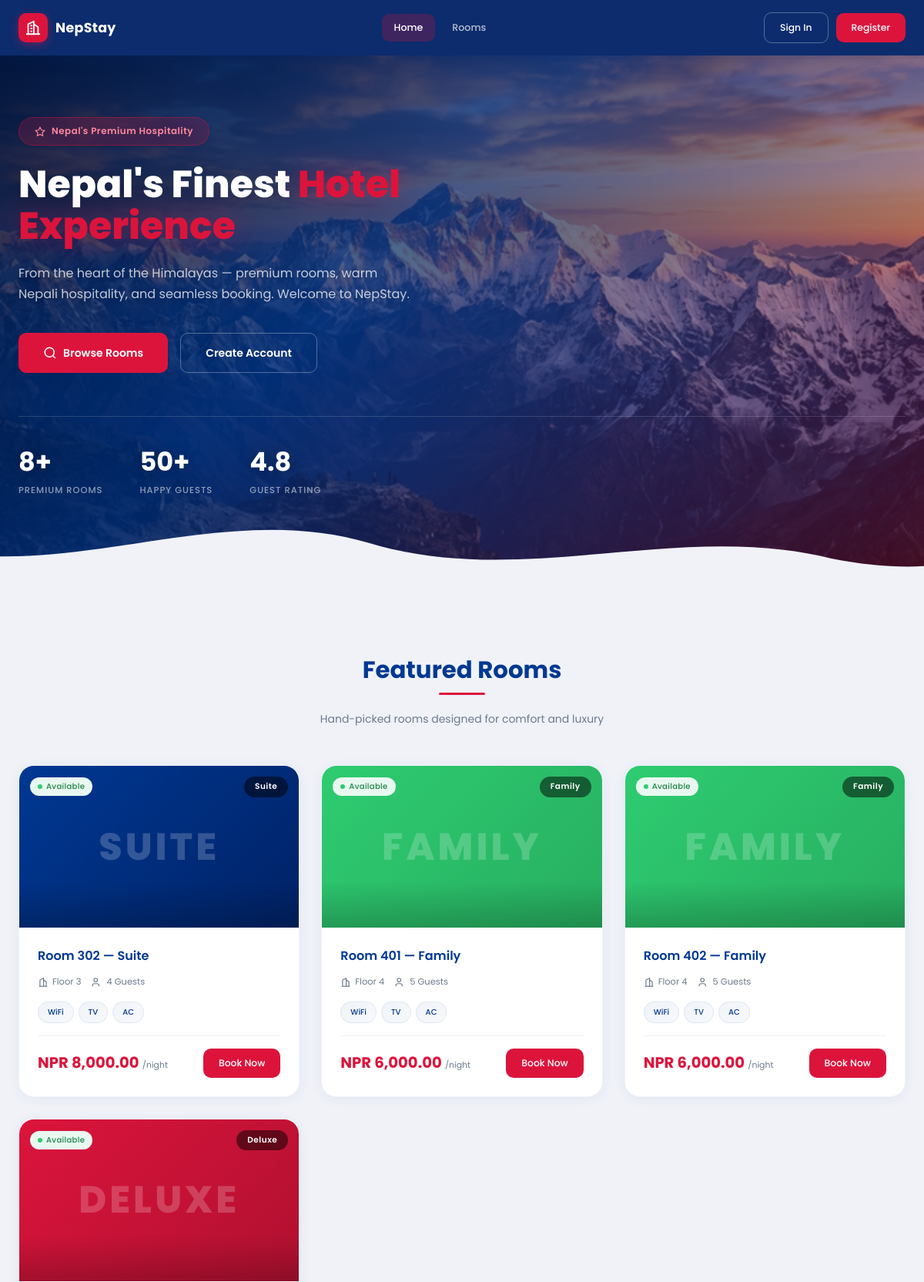
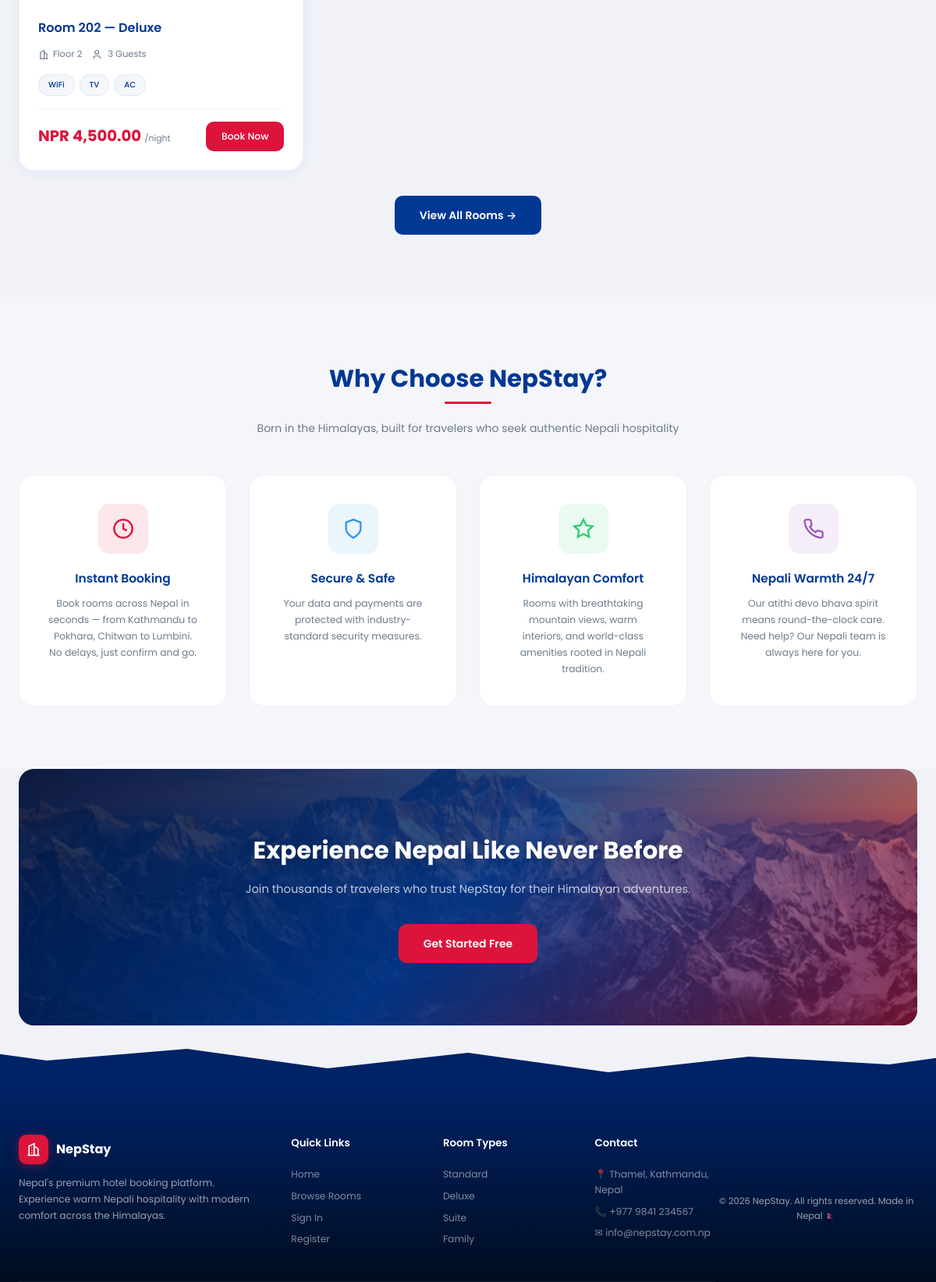
The page / on the database its author committed (2 pictures, top to bottom).
### tables this page shows
CREATE TABLE rooms (
    id INT AUTO_INCREMENT PRIMARY KEY,
    room_number VARCHAR(10) UNIQUE NOT NULL,
    type ENUM('Standard','Deluxe','Suite','Family') NOT NULL DEFAULT 'Standard',
    floor INT DEFAULT 1,
    price DECIMAL(10,2) NOT NULL,
    max_guests INT DEFAULT 2,
    description TEXT,
    amenities VARCHAR(500) DEFAULT NULL,
    status ENUM('Available','Occupied','Maintenance','Reserved') DEFAULT 'Available',
    image VARCHAR(255) DEFAULT NULL,
    created_at TIMESTAMP DEFAULT CURRENT_TIMESTAMP,
    updated_at TIMESTAMP DEFAULT CURRENT_TIMESTAMP ON UPDATE CURRENT_TIMESTAMP
);

### includes/auth.php (called while the page is built, shortened)
<?php
require_once __DIR__ . '/db.php';
function is_customer_logged_in() {
    return isset($_SESSION['customer_id']);
}

### includes/db.php (called while the page is built, shortened)
<?php
$conn = new mysqli(DB_HOST, DB_USER, DB_PASS, DB_NAME);
$conn->set_charset('utf8mb4');
function db_query($sql, $types = '', $params = []) {
    global $conn;
    if (empty($types)) {
        return $conn->query($sql);
    }
    $stmt = $conn->prepare($sql);
    $stmt->bind_param($types, ...$params);
    $stmt->execute();
    $result = $stmt->get_result();
    return $result;
}
function db_fetch($sql, $types = '', $params = []) {
    $result = db_query($sql, $types, $params);
    if ($result instanceof mysqli_result) {
        return $result->fetch_assoc();
    }
    return null;
}
function db_fetch_all($sql, $types = '', $params = []) {
    $result = db_query($sql, $types, $params);
    if ($result instanceof mysqli_result) {
        return $result->fetch_all(MYSQLI_ASSOC);
    }
    return [];
}
function db_value($sql, $types = '', $params = []) {
    $row = db_fetch($sql, $types, $params);
    return $row ? reset($row) : null;
}

### includes/functions.php (called while the page is built, shortened)
<?php
function format_currency($amount) {
    return 'NPR ' . number_format((float)$amount, 2);
}
function e($str) {
    return htmlspecialchars($str ?? '', ENT_QUOTES, 'UTF-8');
}

### index.php (the view, shortened to what this page needs)
<?php
require_once 'includes/customer_header.php';
$featuredRooms = db_fetch_all("SELECT * FROM rooms WHERE status = 'Available' ORDER BY price DESC LIMIT 4");
$totalRooms = db_value("SELECT COUNT(*) FROM rooms");
$happyGuests = db_value("SELECT COUNT(DISTINCT customer_id) FROM bookings WHERE status = 'Checked-Out'");
$typeGradients = [
    'Standard' => 'linear-gradient(135deg, #3498DB, #2471A3)',
    'Deluxe'   => 'linear-gradient(135deg, #DC143C, #B01030)',
    'Suite'    => 'linear-gradient(135deg, #003893, #002266)',
    'Family'   => 'linear-gradient(135deg, #2ECC71, #27AE60)',
];
?>
<section class="c-hero">
    <div class="c-hero-content">
        <div class="c-hero-tag">
            <svg width="14" height="14" viewBox="0 0 24 24" fill="none" stroke="currentColor" stroke-width="2"><polygon points="12 2 15.09 8.26 22 9.27 17 14.14 18.18 21.02 12 17.77 5.82 21.02 7 14.14 2 9.27 8.91 8.26 12 2"/></svg>
            Nepal's Premium Hospitality
        </div>
        <h1>Nepal's Finest <span>Hotel Experience</span></h1>
        <p>From the heart of the Himalayas — premium rooms, warm Nepali hospitality, and seamless booking. Welcome to NepStay.</p>
        <div class="c-hero-actions">
            <a href="customer/rooms.php" class="c-btn c-btn-accent c-btn-lg">
                <svg width="18" height="18" viewBox="0 0 24 24" fill="none" stroke="currentColor" stroke-width="2"><circle cx="11" cy="11" r="8"/><line x1="21" y1="21" x2="16.65" y2="16.65"/></svg>
                Browse Rooms
            </a>
            <?php if (!$isLoggedIn): ?>
            <a href="register.php" class="c-btn c-btn-outline-light c-btn-lg">Create Account</a>
            <?php endif; ?>
        </div>
        <div class="c-hero-stats">
            <div class="c-hero-stat">
                <div class="c-hero-stat-value"><?php echo $totalRooms; ?>+</div>
                <div class="c-hero-stat-label">Premium Rooms</div>
            </div>
            <div class="c-hero-stat">
                <div class="c-hero-stat-value"><?php echo max($happyGuests, 50); ?>+</div>
                <div class="c-hero-stat-label">Happy Guests</div>
            </div>
            <div class="c-hero-stat">
                <div class="c-hero-stat-value">4.8</div>
                <div class="c-hero-stat-label">Guest Rating</div>
            </div>
        </div>
    </div>
</section>
<section class="c-section">
    <div class="c-section-header">
        <h2>Featured Rooms</h2>
        <p>Hand-picked rooms designed for comfort and luxury</p>
    </div>
    <div class="c-rooms-grid">
        <?php foreach ($featuredRooms as $room): ?>
        <div class="c-room-card">
            <div class="c-room-img" style="background: <?php echo $typeGradients[$room['type']] ?? $typeGradients['Standard']; ?>">
                <span class="c-room-img-inner"><?php echo e($room['type']); ?></span>
                <div class="c-room-badge">
                    <span class="badge badge-success"><span class="badge-dot"></span> Available</span>
                </div>
                <span class="c-room-type-badge"><?php echo e($room['type']); ?></span>
            </div>
            <div class="c-room-info">
                <div class="c-room-name">Room <?php echo e($room['room_number']); ?> — <?php echo e($room['type']); ?></div>
                <div class="c-room-features">
                    <span class="c-room-feature">
                        <svg width="14" height="14" viewBox="0 0 24 24" fill="none" stroke="currentColor" stroke-width="2"><path d="M3 21h18"/><path d="M5 21V7l8-4v18"/><path d="M19 21V11l-6-4"/></svg>
                        Floor <?php echo e($room['floor']); ?>
                    </span>
                    <span class="c-room-feature">
                        <svg width="14" height="14" viewBox="0 0 24 24" fill="none" stroke="currentColor" stroke-width="2"><path d="M16 21v-2a4 4 0 0 0-4-4H6a4 4 0 0 0-4 4v2"/><circle cx="9" cy="7" r="4"/></svg>
                        <?php echo e($room['max_guests']); ?> Guests
                    </span>
                </div>
                <?php if ($room['amenities']): ?>
                <div class="c-room-amenities">
                    <?php foreach (array_slice(explode(',', $room['amenities']), 0, 3) as $a): ?>
                    <span class="c-amenity-tag"><?php echo e(trim($a)); ?></span>
                    <?php endforeach; ?>
                </div>
                <?php endif; ?>
                <div class="c-room-footer">
                    <div class="c-room-price"><?php echo format_currency($room['price']); ?> <span>/night</span></div>
                    <a href="customer/book.php?room_id=<?php echo $room['id']; ?>" class="c-btn c-btn-accent">Book Now</a>
                </div>
            </div>
        </div>
        <?php endforeach; ?>
    </div>
    <div style="text-align:center;margin-top:32px;">
        <a href="customer/rooms.php" class="c-btn c-btn-primary c-btn-lg">View All Rooms →</a>
    </div>
</section>
<section class="c-section" style="background: var(--surface); padding: 80px 24px;">
    <div style="max-width:1200px;margin:0 auto;">
        <div class="c-section-header">
            <h2>Why Choose NepStay?</h2>
            <p>Born in the Himalayas, built for travelers who seek authentic Nepali hospitality</p>
        </div>
        <div class="c-features-grid">
            <div class="c-feature-card">
                <div class="c-feature-icon" style="background: rgba(220,20,60,0.1); color: var(--accent);">
                    <svg width="28" height="28" viewBox="0 0 24 24" fill="none" stroke="currentColor" stroke-width="2"><circle cx="12" cy="12" r="10"/><polyline points="12 6 12 12 16 14"/></svg>
                </div>
                <h3>Instant Booking</h3>
                <p>Book rooms across Nepal in seconds — from Kathmandu to Pokhara, Chitwan to Lumbini. No delays, just confirm and go.</p>
            </div>
            <div class="c-feature-card">
                <div class="c-feature-icon" style="background: rgba(52,152,219,0.1); color: var(--info);">
                    <svg width="28" height="28" viewBox="0 0 24 24" fill="none" stroke="currentColor" stroke-width="2"><path d="M12 22s8-4 8-10V5l-8-3-8 3v7c0 6 8 10 8 10z"/></svg>
                </div>
                <h3>Secure & Safe</h3>
                <p>Your data and payments are protected with industry-standard security measures.</p>
            </div>
            <div class="c-feature-card">
                <div class="c-feature-icon" style="background: rgba(46,204,113,0.1); color: var(--success);">
                    <svg width="28" height="28" viewBox="0 0 24 24" fill="none" stroke="currentColor" stroke-width="2"><polygon points="12 2 15.09 8.26 22 9.27 17 14.14 18.18 21.02 12 17.77 5.82 21.02 7 14.14 2 9.27 8.91 8.26 12 2"/></svg>
                </div>
                <h3>Himalayan Comfort</h3>
                <p>Rooms with breathtaking mountain views, warm interiors, and world-class amenities rooted in Nepali tradition.</p>
            </div>
            <div class="c-feature-card">
                <div class="c-feature-icon" style="background: rgba(155,89,182,0.1); color: #9B59B6;">
                </div>
                <h3>Nepali Warmth 24/7</h3>
                <p>Our atithi devo bhava spirit means round-the-clock care. Need help? Our Nepali team is always here for you.</p>
            </div>
        </div>
    </div>
</section>
<div style="max-width:1200px;margin:0 auto;padding:0 24px;">
    <div class="c-cta">
        <h2>Experience Nepal Like Never Before</h2>
        <p>Join thousands of travelers who trust NepStay for their Himalayan adventures.</p>
        <?php if ($isLoggedIn): ?>
        <a href="customer/rooms.php" class="c-btn c-btn-accent c-btn-lg">Browse Rooms</a>
        <?php else: ?>
        <a href="register.php" class="c-btn c-btn-accent c-btn-lg">Get Started Free</a>
        <?php endif; ?>
    </div>
</div>
<?php require_once 'includes/customer_footer.php'; ?>

### assets/css/style.css (style rules this page uses)
:root { --primary: #003893; --primary-light: #1A52A8; --primary-dark: #002266; --accent: #DC143C; --accent-light: #FF3355; --accent-dark: #B01030; --gold: #D4A843; --gold-bg: #FDF6E3; --success: #2ECC71; --success-bg: #E8F8F0; --warning: #F1C40F; --warning-bg: #FEF9E7; --danger: #E74C3C; --danger-bg: #FDEDEC; --info: #3498DB; --info-bg: #EBF5FB; --surface: #F5F6FA; --card: #FFFFFF; --border: #E1E5EE; --border-light: #F0F1F5; --text: #1A1A2E; --text-muted: #6B7B8D; --text-light: #A4B0BE; --sidebar-width: 260px; --sidebar-collapsed: 0px; --topbar-height: 64px; --sp-xs: 4px; --sp-sm: 8px; --sp-md: 16px; --sp-lg: 24px; --sp-xl: 32px; --sp-2xl: 48px; --radius-sm: 6px; --radius: 10px; --radius-lg: 14px; --radius-xl: 20px; --radius-full: 50%; --shadow-sm: 0 1px 3px rgba(0,56,147,0.08); --shadow: 0 2px 12px rgba(0,56,147,0.1); --shadow-lg: 0 8px 30px rgba(0,56,147,0.14); --shadow-xl: 0 20px 50px rgba(0,56,147,0.18); --transition: all 0.25s cubic-bezier(0.4, 0, 0.2, 1); --transition-fast: all 0.15s ease; }
*, *::before, *::after { margin: 0; padding: 0; box-sizing: border-box; }
html { font-size: 14px; scroll-behavior: smooth; }
body { font-family: 'Poppins', -apple-system, BlinkMacSystemFont, sans-serif; background: var(--surface); color: var(--text); line-height: 1.6; min-height: 100vh; -webkit-font-smoothing: antialiased; }
a { color: var(--accent); text-decoration: none; transition: var(--transition-fast); }
.badge { display: inline-flex; align-items: center; gap: 5px; padding: 4px 10px; border-radius: 20px; font-size: 0.72rem; font-weight: 500; letter-spacing: 0.3px; white-space: nowrap; }
.badge-dot { width: 6px; height: 6px; border-radius: 50%; display: inline-block; }
.badge-success { background: var(--success-bg); color: #1E8449; }
.badge-success .badge-dot { background: var(--success); }

### rows shown on the page
rooms: type "SUITE", type "Suite", room_number "302", floor "3", max_guests "4", amenities "WiFi", amenities "TV", amenities "AC", price "NPR 8,000.00"
rooms: type "FAMILY", type "Family", room_number "401", floor "4", max_guests "5", amenities "WiFi", amenities "TV", amenities "AC", price "NPR 6,000.00"
rooms: type "FAMILY", type "Family", room_number "402", floor "4", max_guests "5", amenities "WiFi", amenities "TV", amenities "AC", price "NPR 6,000.00"
rooms: type "DELUXE", type "Deluxe", room_number "202", floor "2", max_guests "3", amenities "WiFi", amenities "TV", amenities "AC", price "NPR 4,500.00"

### other values the page prints
$totalRooms "8"
max($happyGuests, 50) "50"
